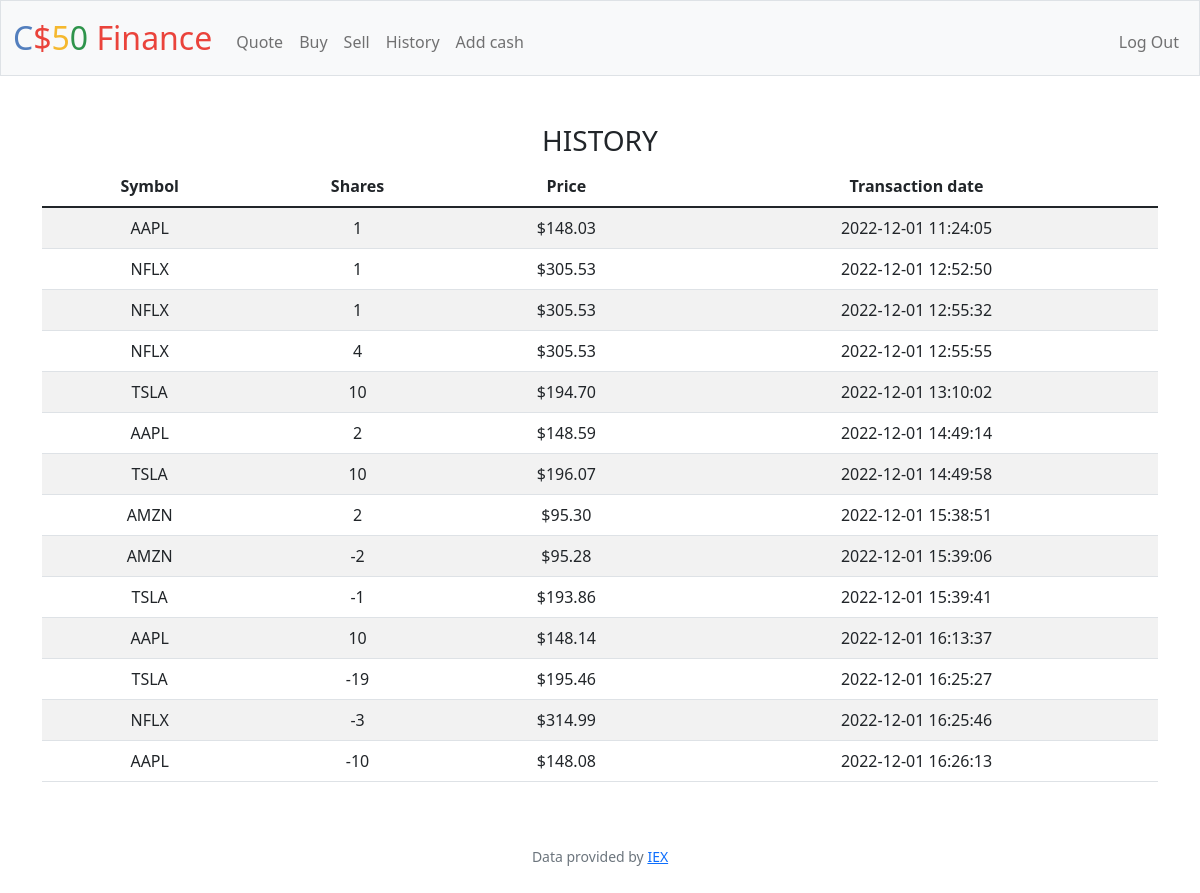
Screenshot of /history (signed in) with the database file from the repository.
### tables this page shows
CREATE TABLE 'history' ('id' INTEGER PRIMARY KEY AUTOINCREMENT NOT NULL, 'user_id' INTEGER, 'shares' INTEGER, 'symbol' TEXT, 'price' REAL, 'date' DATETIME);

### app.py (the view)
@app.route("/history")
@login_required
def history():
    user_id = session["user_id"]
    history = db.execute("SELECT symbol, shares, price, date FROM history WHERE user_id = ? ORDER by id", user_id)
    return render_template("history.html", history=history)

### app.py (called while the page is built)
@app.after_request
def after_request(response):
    response.headers["Cache-Control"] = "no-cache, no-store, must-revalidate"
    response.headers["Expires"] = 0
    response.headers["Pragma"] = "no-cache"
    return response

### helpers.py (called while the page is built)
def login_required(f):
    @wraps(f)
    def decorated_function(*args, **kwargs):
        if session.get("user_id") is None:
            return redirect("/login")
        return f(*args, **kwargs)
    return decorated_function

def usd(value):
    return f"${value:,.2f}"

### templates/history.html (shortened to what this page needs)
{% extends "layout.html" %}
{% block main %}
    <div class="container-lg">
        <h3>HISTORY</h3>
        <table class="table table-striped">
            <thead>
                <tr>
                    <th>Symbol</th>
                    <th>Shares</th>
                    <th>Price</th>
                    <th>Transaction date</th>
                </tr>
            </thead>
            <tbody>
                {% for i in history %}
                <tr>
                    <td>{{ i["symbol"]}}</td>
                    <td>{{ i["shares"]}}</td>
                    <td>{{ i["price"] | usd }}</td>
                    <td>{{ i["date"] }}</td>
                </tr>
                {% endfor %}
            </tbody>
        </table>
    </div>
{% endblock %}

### rows the page displays
history: symbol "AAPL", shares "1", price "$148.03", date "2022-12-01 11:24:05"
history: symbol "NFLX", shares "1", price "$305.53", date "2022-12-01 12:52:50"
history: symbol "NFLX", shares "1", price "$305.53", date "2022-12-01 12:55:32"
history: symbol "NFLX", shares "4", price "$305.53", date "2022-12-01 12:55:55"
history: symbol "TSLA", shares "10", price "$194.70", date "2022-12-01 13:10:02"
history: symbol "AAPL", shares "2", price "$148.59", date "2022-12-01 14:49:14"
history: symbol "TSLA", shares "10", price "$196.07", date "2022-12-01 14:49:58"
history: symbol "AMZN", shares "2", price "$95.30", date "2022-12-01 15:38:51"
history: symbol "AMZN", shares "-2", price "$95.28", date "2022-12-01 15:39:06"
history: symbol "TSLA", shares "-1", price "$193.86", date "2022-12-01 15:39:41"
history: symbol "AAPL", shares "10", price "$148.14", date "2022-12-01 16:13:37"
history: symbol "TSLA", shares "-19", price "$195.46", date "2022-12-01 16:25:27"
history: symbol "NFLX", shares "-3", price "$314.99", date "2022-12-01 16:25:46"
history: symbol "AAPL", shares "-10", price "$148.08", date "2022-12-01 16:26:13"
